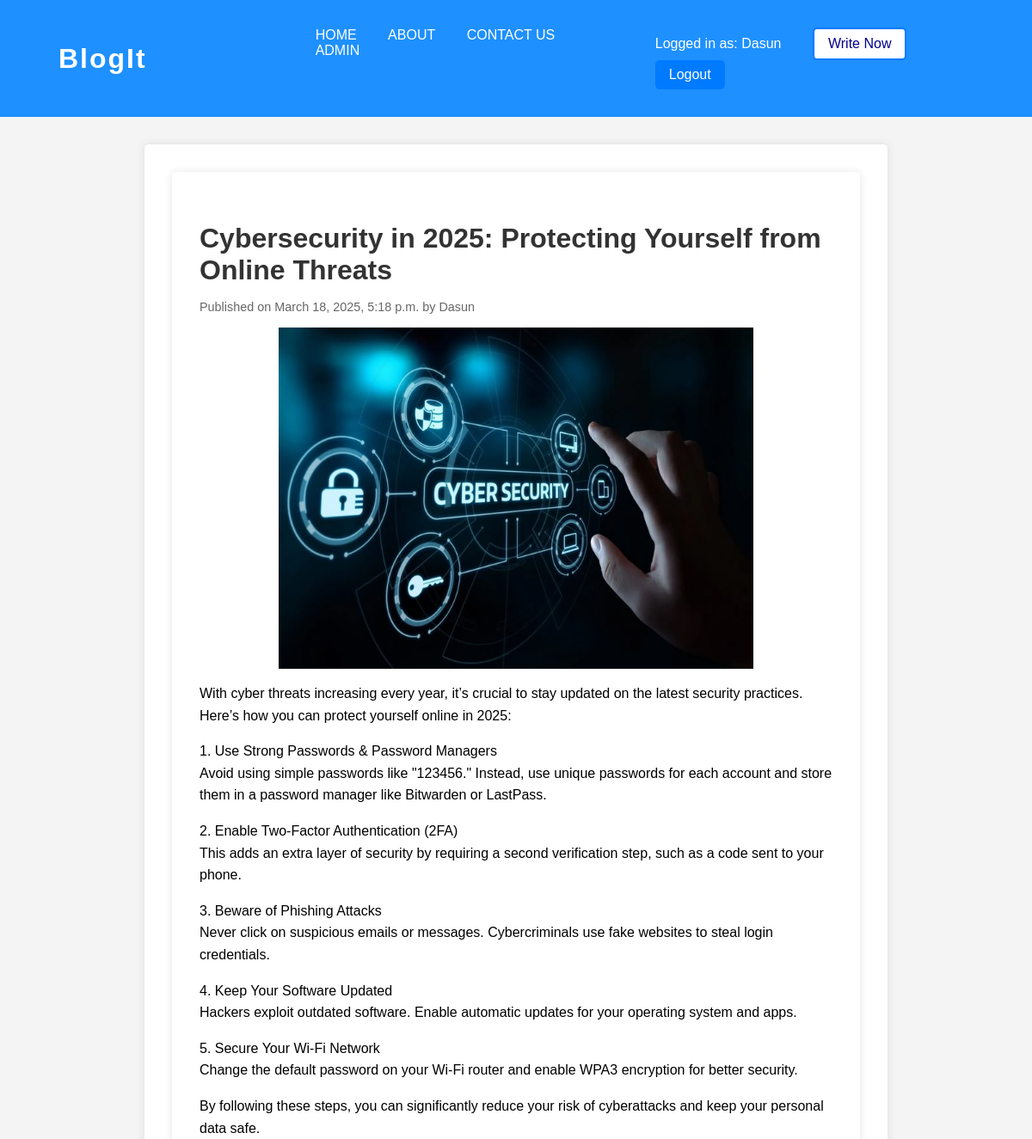
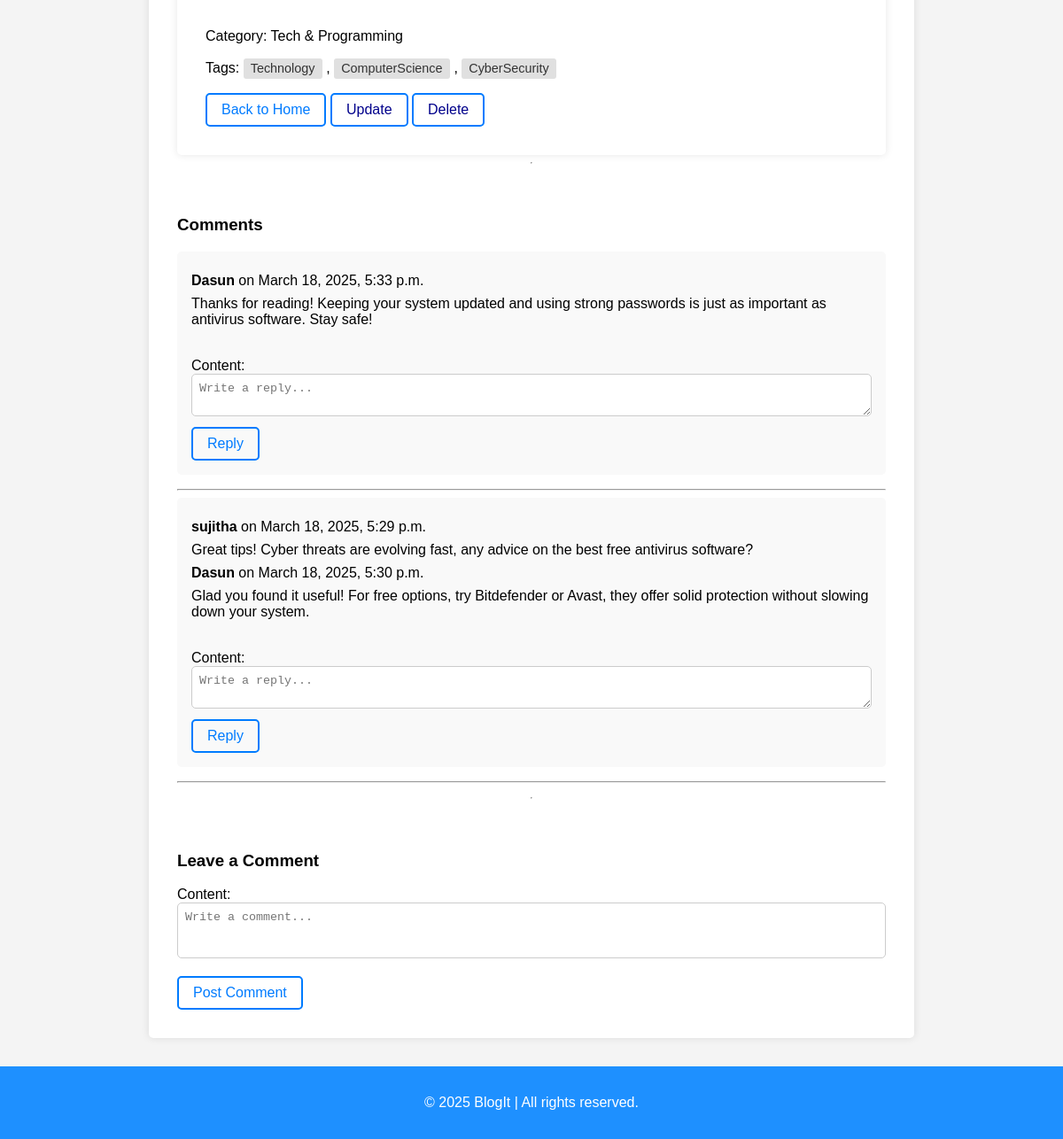
The page /post/22/ (signed in) on the database its author committed (2 pictures, top to bottom).
### blog/models.py (models this page shows, shortened)
class Post(models.Model):
    title = models.CharField(max_length=200)
    content = models.TextField()
    image = models.ImageField(upload_to='blog_images/', blank=True, null=True)
    date_posted = models.DateTimeField(default=timezone.now())
    author = models.ForeignKey(User, on_delete=models.CASCADE)
    tags = TaggableManager()
    category = models.ForeignKey(Category, on_delete=models.SET_NULL, null=True, blank=True)

class Category(models.Model):
    name = models.CharField(max_length=100)

class Comment(models.Model):
    post = models.ForeignKey(Post, related_name='comments', on_delete=models.CASCADE)  # Link to the Post model
    author = models.ForeignKey(User, on_delete=models.CASCADE)  # Link to the User model
    content = models.TextField()
    date_posted = models.DateTimeField(auto_now_add=True)

class Reply(models.Model):
    comment = models.ForeignKey(Comment, related_name='replies', on_delete=models.CASCADE)  # Link to the Comment model
    author = models.ForeignKey(User, on_delete=models.CASCADE)  # Link to the User model
    content = models.TextField()
    date_posted = models.DateTimeField(auto_now_add=True)

### blog/views.py (the view, shortened to what this page needs)
# urls.py: path('post/<int:pk>/', PostDetailView.as_view(), name = 'blog-detail'),
class PostDetailView(DetailView):
    model = Post
    template_name = 'blog/post_detail.html'
    context_object_name = 'posts'
    def get_context_data(self, **kwargs):
        context = super().get_context_data(**kwargs)
        context['comments'] = Comment.objects.filter(post=self.object).order_by('-date_posted')  # Get comments for the post
        context['comment_form'] = CommentForm()  # Add the comment form to the context
        context['reply_form'] = ReplyForm()  # Add the reply form to the context
        return context

### blog/forms.py
class CommentForm(forms.ModelForm):
    class Meta:
        model = Comment
        fields = ['content']
        widgets = {
            'content': forms.Textarea(attrs={'class': 'form-control', 'rows': 3, 'placeholder': 'Write a comment...'}),
        }

class ReplyForm(forms.ModelForm):
    class Meta:
        model = Reply
        fields = ['content']
        widgets = {
            'content': forms.Textarea(attrs={'class': 'form-control', 'rows': 2, 'placeholder': 'Write a reply...'}),
        }

### blog/templates/blog/post_detail.html (shortened to what this page needs)
{% extends 'blog/base.html' %}
{% block content %}
    <div class="container">
        <div class="post-card">
            <h2 class="post-title">{{ object.title }}</h2>
            <p class="post-meta">Published on {{ object.date_posted|date:"F j, Y, g:i a" }} by {{ object.author }}</p>
            {% if object.image %}
                 <img class="image" src="{{ object.image.url }}" alt="{{ object.title }}" style="max-width: 75%; height: auto;">
            {% endif %}
            <div class="post-content">
                {{ object.content|linebreaks }}
            </div>
            <p>Category: {{ object.category.name }}</p>
            <p>Tags:
            {% if object.tags.exists %}
                {% for tag in object.tags.all %}
                    <span class="tag">{{ tag.name }}</span>{% if not forloop.last %}, {% endif %}
                {% endfor %}
            {% else %}
                <span class="no-tags">No tags available</span>
            {% endif %}
            </p>
            <a href="{% url 'home' %}" class="abtn">Back to Home</a>
            {% if user == object.author %}
                <a href="{% url 'blog-update' pk=object.pk %}" class="write-btn">Update</a>
                <a href="{% url 'blog-delete' pk=object.pk %}" class="write-btn">Delete</a>
            {% endif %}
        </div>
        <hr>
   <div class="comments-section">
        <h3>Comments</h3>
        {% for comment in comments %}
            <div class="comment">
                <p><strong>{{ comment.author }}</strong> on {{ comment.date_posted|date:"F j, Y, g:i a" }}</p>
                <p>{{ comment.content }}</p>
                <div class="replies">
                    {% for reply in comment.replies.all %}
                        <div class="reply">
                            <p><strong>{{ reply.author }}</strong> on {{ reply.date_posted|date:"F j, Y, g:i a" }}</p>
                            <p>{{ reply.content }}</p>
                        </div>
                    {% endfor %}
                </div>
                <br>
                {% if user.is_authenticated %}
                    <form method="post" class="reply-form">
                        {{ reply_form.as_p }}
                        <button type="submit" name="reply_submit" class="abtn">Reply</button>
                    </form>
                {% else %}
                    <p>You must <a href="{% url 'login' %}">log in</a> to reply.</p>
                {% endif %}
            </div>
            <hr>
        {% empty %}
            <p>No comments yet. Be the first to comment!</p>
        {% endfor %}
    </div>
    <hr>
    {% if user.is_authenticated %}
        <div class="comment-form">
            <h3>Leave a Comment</h3>
            <form method="post">
                {{ comment_form.as_p }}
                <button type="submit" name="comment_submit" class="abtn">Post Comment</button>
            </form>
        </div>
    {% else %}
        <p>You must <a href="{% url 'login' %}">log in</a> to leave a comment.</p>
    {% endif %}
{% endblock %}

### blog/templates/blog/base.html (shortened to what this page needs)
{% load static %}
<!DOCTYPE html>
<html lang="en">
<head>
    <link rel="stylesheet" href="{% static 'blog/main.css' %}">
</head>
<body>
    <header>
        <h1 class="logo"><a href="{% url 'home' %}">BlogIt</a></h1>
        <nav>
            {% if user.is_authenticated %}
            <ul class="nav-left">
                <li><a href="{% url 'home' %}" class="nav-btn">HOME</a></li>
                <li><a href="{% url 'about' %}" class="nav-btn">ABOUT</a></li>
                <li><a href="" class="nav-btn">CONTACT US</a></li>
                <li><a href="{% url 'admin:index' %}" class="nav-btn">ADMIN</a></li>
            </ul>
            <ul class="nav-right">
                <li> <span class="user-info">Logged in as: {{ user.username }}</span></li>
                <li><a href="{% url 'blog-new' %}" class="write-btn">Write Now </a></li>
                <li><form method="post" action="{% url 'logout' %}" style="display: inline;">
                    <button type="submit" class = "logout-button ">Logout</button>
                    </form></li>
            </ul>
            {% endif %}
        </nav>
    </header>
    <main>
        {% block content %}{% endblock %}
    </main>
    <footer>
        <p>&copy; 2025 BlogIt | All rights reserved.</p>
    </footer>
</body>
</html>

### blog/static/blog/main.css (style rules this page uses)
body { font-family: Arial, sans-serif; margin: 0; padding: 0; background-color: #f4f4f4; display: flex; flex-direction: column; min-height: 100vh; }
.container { display: flex; flex-direction: column; flex: 1; }
header { background-color: #1E90FF; color: #fff; padding: 1rem 0; display: flex; justify-content: space-between; align-items: center; padding-left: 2rem; }
.logo { margin-left: 1rem; white-space: nowrap; }
.logo { font-size: 32px; font-weight: bold; font-color: white; font-family: Arial, sans-serif; color: #FFFFFF; letter-spacing: 2px; }
.logo a { text-decoration: none; color: inherit; display: inline-block; padding: 10px 20px; transition: color 0.3s ease-in-out; }
nav { display: flex; justify-content: space-between; width: 100%; }
nav ul { list-style: none; padding: 0; }
nav ul li { display: inline; margin: 0 1rem; }
.nav-left { margin-left: 10rem; }
.nav-right { margin-right: 1rem; }
nav ul li a { color: #fff; text-decoration: none; text-align: right; }
main { padding: 2rem; flex: 1; }
footer { background-color: #1E90FF; color: #fff; text-align: center; padding: 1rem 0; width: 100%; margin-top: auto; }
.form-control { width: 100%; padding: 0.5rem; box-sizing: border-box; border: 1px solid #ccc; border-radius: 5px; }
.logout-button { background-color: #007bff; color: #fff; padding: 0.5rem 1rem; border: none; border-radius: 5px; cursor: pointer; font-size: 1rem; }
.container { max-width: 800px; margin: 0 auto; padding: 2rem; background-color: #fff; border-radius: 5px; box-shadow: 0 0 10px rgba(0, 0, 0, 0.1); }
.post-card { padding: 2rem; background-color: #fff; border-radius: 5px; box-shadow: 0 0 10px rgba(0, 0, 0, 0.1); }
.post-title { margin-bottom: 1rem; font-size: 2rem; color: #333; }
.post-meta { margin-bottom: 1rem; color: #666; font-size: 0.9rem; }
.post-content { margin-bottom: 2rem; line-height: 1.6; }
.abtn { display: inline-block; padding: 0.5rem 1rem; background-color: transparent; color: #007bff; border: 2px solid #007bff; border-radius: 5px; text-decoration: none; font-size: 1rem; cursor: pointer; text-align: center; transition: background-color 0.3s ease, color 0.3s ease; }
.write-btn { display: inline-block; padding: 0.5rem 1rem; background-color: #fff; color: #00008B; border: 2px solid #007bff; border-radius: 5px; text-decoration: none; font-size: 1rem; cursor: pointer; text-align: center; transition: background-color 0.3s ease, color 0.3s ease; }
.tag { display: inline-block; background-color: #e0e0e0; color: #333; padding: 0.2rem 0.5rem; border-radius: 3px; margin-right: 0.3rem; font-size: 0.9rem; }
.comments-section { margin-top: 2rem; }
.comment { margin-bottom: 1rem; padding: 1rem; background-color: #f9f9f9; border-radius: 5px; }
.comment p { margin: 0.5rem 0; }
.comment-form { margin-top: 2rem; }
.comment-form textarea { width: 100%; resize: none; }
.image { display: block; margin: 0 auto; max-width: 100%; height: auto; }

### rows shown on the page
Post: title "Cybersecurity in 2025: Protecting Yourself from Online Threats", date_posted "March 18, 2025, 5:18 p.m.", author "Dasun", image (picture), content "With cyber threats increasing every year, it’s crucial to stay updated on the latest security practices. Here’s how you can protect yourself online in 2025: 1. Use Strong Passwords & Password Managers Avoid using simple passwords like \"123456.\" Instead, use unique passwords for each account and store them in a password manager like Bitwarden or LastPass. 2. Enable Two-Factor Authentication (2FA) This adds an extra layer of security by requiring a second verification step, such as a code sent to your phone. 3. Beware of Phishing Attacks Never click on suspicious emails or messages. Cybercriminals use fake websites to steal login credentials. 4. Keep Your Software Updated Hackers exploit…", category.name "Tech & Programming"
Tag: name "Technology"
Tag: name "ComputerScience"
Tag: name "CyberSecurity"
Comment: author "Dasun", date_posted "March 18, 2025, 5:33 p.m.", content "Thanks for reading! Keeping your system updated and using strong passwords is just as important as antivirus software. Stay safe!"
Comment: author "sujitha", date_posted "March 18, 2025, 5:29 p.m.", content "Great tips! Cyber threats are evolving fast, any advice on the best free antivirus software?"
Reply: author "Dasun", date_posted "March 18, 2025, 5:30 p.m.", content "Glad you found it useful! For free options, try Bitdefender or Avast, they offer solid protection without slowing down your system."

### other values the page prints
{{ user.username }} "Dasun"
